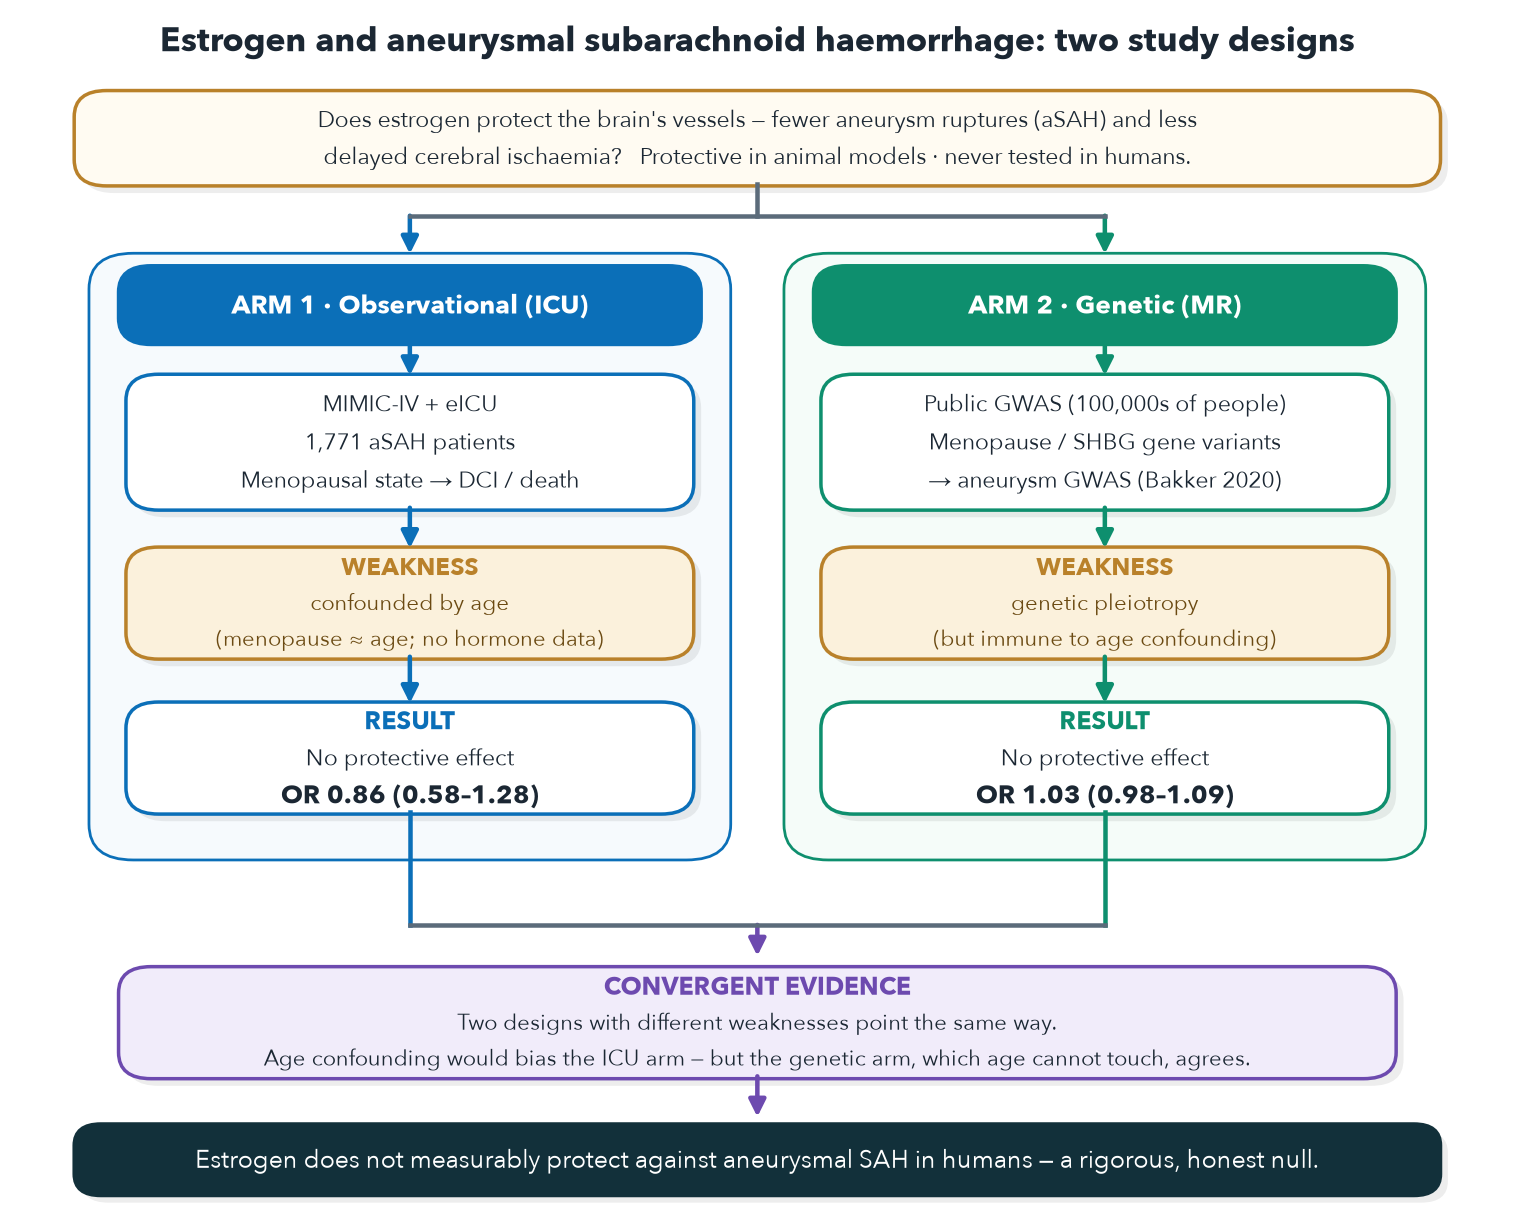

This chart was generated by the following Python code:
"""One-page workflow diagram: triangulating the role of estrogen in aSAH.

Design: swimlanes per arm, solid header banners, soft drop shadows for depth,
symmetric top-fork / bottom-merge right-angle connectors, emphasized result
numbers, restrained palette, clean sans-serif, text centered in every box.
"""
import matplotlib
matplotlib.use("Agg")
import matplotlib.pyplot as plt
from matplotlib.lines import Line2D
from matplotlib.patches import FancyArrowPatch, FancyBboxPatch

plt.rcParams.update({"font.family": ["Avenir Next", "Arial"], "font.size": 10})

INK = "#1b2733"; MUTE = "#5b6b7a"
BLUE = "#0B6FB8"; BLUE_BG = "#EAF3FB"; BLUE_PANEL = "#F6FAFD"
GREEN = "#0E8F6E"; GREEN_BG = "#E8F6F1"; GREEN_PANEL = "#F5FCF9"
PUR = "#6D4AAF"; PUR_BG = "#F1ECFA"
AMBER = "#B9812A"; AMBER_BG = "#FBF1DC"
SHADOW = (0, 0, 0, 0.07)

fig, ax = plt.subplots(figsize=(10.6, 8.6)); ax.axis("off")
ax.set_xlim(0, 100); ax.set_ylim(0, 100)


def _round(x, y, w, h, fc, ec, lw, rs):
    ax.add_patch(FancyBboxPatch((x - w / 2, y - h / 2), w, h,
                 boxstyle=f"round,pad=0.2,rounding_size={rs}", fc=fc, ec=ec, lw=lw))


def card(x, y, w, h, lines, *, head=None, fc="white", ec=BLUE, tc=INK, head_c=None,
         fs=9.3, lh=3.3, rs=2.2, lw=1.4, shadow=True, emph_last=False):
    if shadow:
        _round(x + 0.5, y - 0.6, w, h, SHADOW, "none", 0, rs)
    _round(x, y, w, h, fc, ec, lw, rs)
    items = ([("h", head)] if head else []) + [("b", ln) for ln in lines]
    total = (len(items) - 1) * lh
    top = y + total / 2
    for i, (kind, txt) in enumerate(items):
        yy = top - i * lh
        if kind == "h":
            ax.text(x, yy, txt, ha="center", va="center", fontsize=fs + 1.0,
                    color=head_c or ec, fontweight="bold")
        else:
            last = (i == len(items) - 1)
            ax.text(x, yy, txt, ha="center", va="center",
                    fontsize=fs + (1.3 if emph_last and last else 0),
                    fontweight="bold" if emph_last and last else "normal", color=tc)


def varrow(x, y1, y2, color=MUTE, lw=1.8):
    ax.add_patch(FancyArrowPatch((x, y1), (x, y2), arrowstyle="-|>",
                 mutation_scale=14, color=color, lw=lw, shrinkA=0, shrinkB=0))


# title
ax.text(50, 97.3, "Estrogen and aneurysmal subarachnoid haemorrhage: two study designs",
        ha="center", fontsize=13.5, fontweight="bold", color=INK)

# question
card(50, 90, 92, 7.6, [
    "Does estrogen protect the brain's vessels — fewer aneurysm ruptures (aSAH) and less",
    "delayed cerebral ischaemia?   Protective in animal models · never tested in humans."],
    fc="#FFFBF2", ec=AMBER, fs=9.2, lh=3.1)

# top fork (question -> both arm headers), mirrors the bottom merge
fork_y = 83.5
ax.add_line(Line2D([50, 50], [86.2, fork_y], color=MUTE, lw=1.8))
ax.add_line(Line2D([26.5, 73.5], [fork_y, fork_y], color=MUTE, lw=1.8))
varrow(26.5, fork_y, 80.3, color=BLUE)
varrow(73.5, fork_y, 80.3, color=GREEN)

# swimlane panels
_round(26.5, 54.9, 43, 50.5, BLUE_PANEL, BLUE, 1.1, 3)
_round(73.5, 54.9, 43, 50.5, GREEN_PANEL, GREEN, 1.1, 3)

# solid header banners
card(26.5, 76, 39, 6.2, [], head="ARM 1 · Observational (ICU)", fc=BLUE, ec=BLUE,
     head_c="white", fs=9.6, shadow=False)
card(73.5, 76, 39, 6.2, [], head="ARM 2 · Genetic (MR)", fc=GREEN, ec=GREEN,
     head_c="white", fs=9.6, shadow=False)

# setup
card(26.5, 64.5, 38, 11, [
    "MIMIC-IV + eICU", "1,771 aSAH patients", "Menopausal state → DCI / death"],
    ec=BLUE, fs=9.1, lh=3.2)
card(73.5, 64.5, 38, 11, [
    "Public GWAS (100,000s of people)", "Menopause / SHBG gene variants",
    "→ aneurysm GWAS (Bakker 2020)"], ec=GREEN, fs=9.1, lh=3.2)

# weakness
card(26.5, 51, 38, 9, ["confounded by age", "(menopause ≈ age; no hormone data)"],
     head="WEAKNESS", fc=AMBER_BG, ec=AMBER, tc="#6b4a12", fs=8.7, lh=3.0)
card(73.5, 51, 38, 9, ["genetic pleiotropy", "(but immune to age confounding)"],
     head="WEAKNESS", fc=AMBER_BG, ec=AMBER, tc="#6b4a12", fs=8.7, lh=3.0)

# result (emphasize the OR)
card(26.5, 38, 38, 9, ["No protective effect", "OR 0.86 (0.58–1.28)"],
     head="RESULT", fc="white", ec=BLUE, fs=9.2, lh=3.1, emph_last=True)
card(73.5, 38, 38, 9, ["No protective effect", "OR 1.03 (0.98–1.09)"],
     head="RESULT", fc="white", ec=GREEN, fs=9.2, lh=3.1, emph_last=True)

# intra-lane arrows
for x, c in [(26.5, BLUE), (73.5, GREEN)]:
    varrow(x, 72.8, 70.1, color=c)
    varrow(x, 59.0, 55.6, color=c)
    varrow(x, 46.5, 42.6, color=c)

# bottom merge (right-angle)
rail = 24
for x, c in [(26.5, BLUE), (73.5, GREEN)]:
    ax.add_line(Line2D([x, x], [33.5, rail], color=c, lw=1.8))
ax.add_line(Line2D([26.5, 73.5], [rail, rail], color=MUTE, lw=1.8))
varrow(50, rail, 21.4, color=PUR)

# convergence
card(50, 15.8, 86, 9, [
    "Two designs with different weaknesses point the same way.",
    "Age confounding would bias the ICU arm — but the genetic arm, which age cannot touch, agrees."],
    head="CONVERGENT EVIDENCE", fc=PUR_BG, ec=PUR, fs=8.9, lh=3.0)
varrow(50, 11.3, 7.9, color=PUR)

# conclusion
card(50, 4.3, 92, 5.6, [
    "Estrogen does not measurably protect against aneurysmal SAH in humans — a rigorous, honest null."],
    fc="#12303a", ec="#12303a", tc="white", fs=10.2, rs=1.8, shadow=True)

fig.savefig("/Volumes/Niels 2/MIMIC/estrogen-asah-dci/manuscript/figures/study_workflow.png",
            dpi=180, bbox_inches="tight", facecolor="white")
print("saved")
